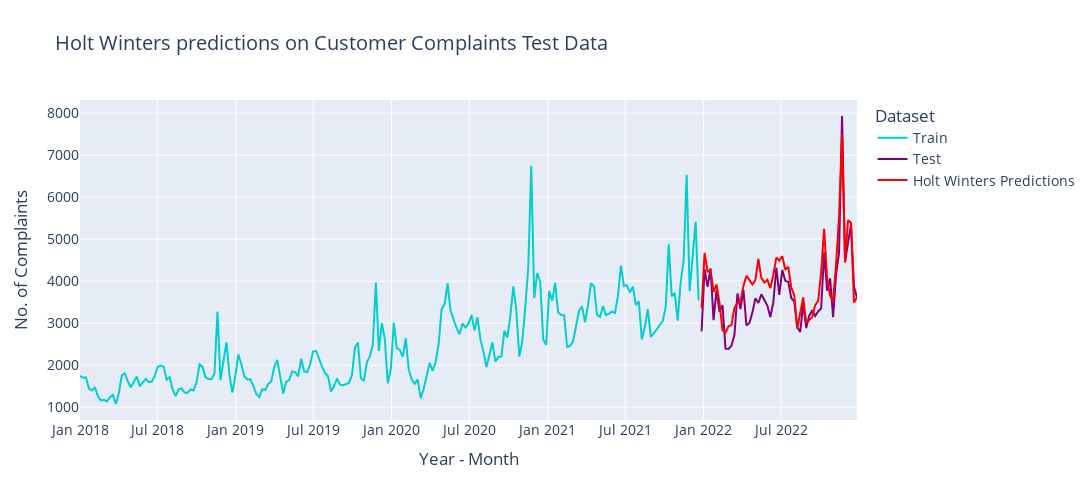

Notebook code for this chart:
### Code cell
fig = go.Figure()
fig.add_trace(go.Scatter(x=train.index, y=train['complaints'],  mode='lines', 
                         name='Train',  line=dict(color='darkturquoise')))

fig.add_trace(go.Scatter(x=test.index, y=test['complaints'], 
                         mode='lines',  name='Test',  line=dict(color='purple')))

fig.add_trace(go.Scatter(x=test.index, y=predictions, 
                         mode='lines',  name='Holt Winters Predictions',  line=dict(color='red')))

fig.update_layout(
    title='Holt Winters predictions on Customer Complaints Test Data', xaxis_title='Year - Month', 
    yaxis_title='No. of Complaints', legend_title='Dataset', font=dict(size=14), width=1100, height=500)
fig.show()
